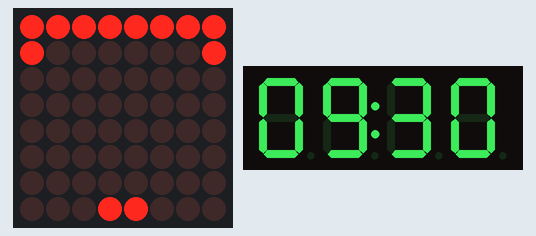
Bench run of a sketch on a simulated Arduino Uno, built with avr-gcc and run on an emulated ATmega328P. Shown: 8×8 LED matrix, 4-digit seven-segment display. The local clock reads 2024-03-15 10:24:30 at power-on unless the sketch sets it; what the sketch prints to the serial monitor is not drawn.

Above: at 0.1 s.
At 60.2 s:
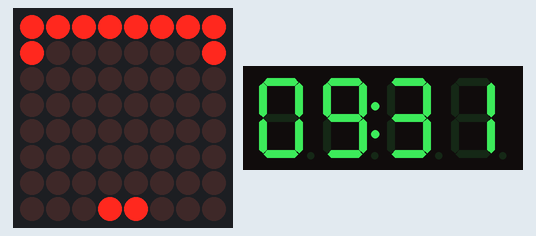
At 120.1 s:
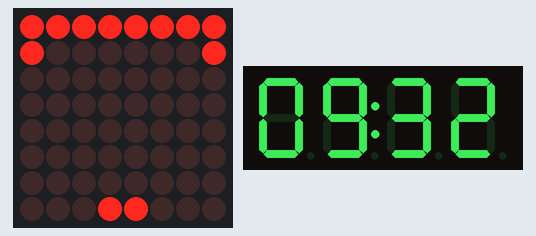

Measured:
- what the display in image 1 shows lasts 59.9 s, from 60.2 s to 120.1 s

The sketch:

max7219_ds3231.ino
```cpp
// module: {"type":"max7219m","pins":{"DIN":"GP3","CLK":"GP2","CS":"GP6"}}
// module: {"type":"tm1637","pins":{"CLK":"GP14","DIO":"GP15"}}
// module: {"type":"ds3231","addr":[104,87]}
// screen: {"type":"max7219m","on":true,"mat":[255,129,0,0,0,0,0,24]}
// screen: {"type":"tm1637","on":true,"text":"09:30"}
// expect: rtc=1
// run-ms: 1200
// Pico : matrice MAX7219 (LedControl sur GP2, GP3, GP6), TM1637 (GP14, GP15) et horloge DS3231 (I2C0 sur GP4/GP5).
#include <Wire.h>
#include <RTClib.h>
#include <LedControl.h>
#include <TM1637Display.h>
LedControl lc(3, 2, 6, 1);
TM1637Display disp(14, 15);
RTC_DS3231 rtc;
void setup() {
  Serial.begin(115200);
  while (!Serial) delay(10);
  Wire.begin();
  Serial.print("rtc="); Serial.println(rtc.begin());
  rtc.adjust(DateTime(2026, 1, 1, 9, 30, 0));
  lc.shutdown(0, false); lc.setIntensity(0, 15); lc.clearDisplay(0);
  lc.setRow(0, 0, 0xFF); lc.setRow(0, 1, 0x81); lc.setRow(0, 7, 0x18);
  disp.setBrightness(3);
}
void loop() {
  DateTime t = rtc.now();
  disp.showNumberDecEx(t.hour() * 100 + t.minute(), 0x40, true);
  delay(200);
}
```
